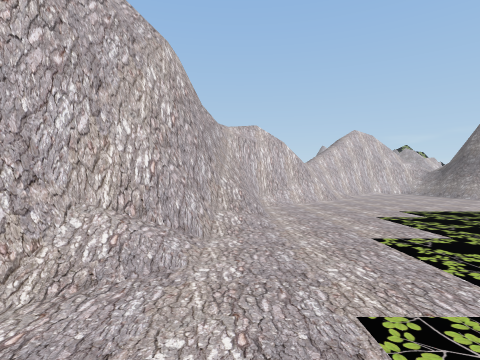
[1] (above)

24 first-person views from a walk through a Unity game level. The camera is 1.4 m above the floor, looks level and sees 80° across. The floor is counted in squares, 2 m on a side. Each view is taken from the middle of a square. On the plan, view 1 faces up. The plan holds only what a view shows up to about 10 squares ahead; the rest is blank. The place goes on beyond the plan.

[2]
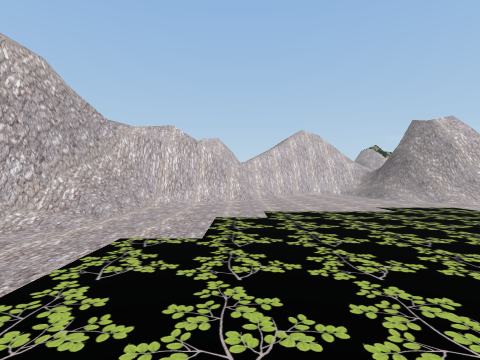

[3]
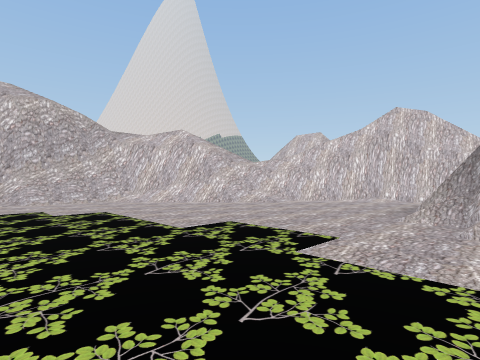

[4]
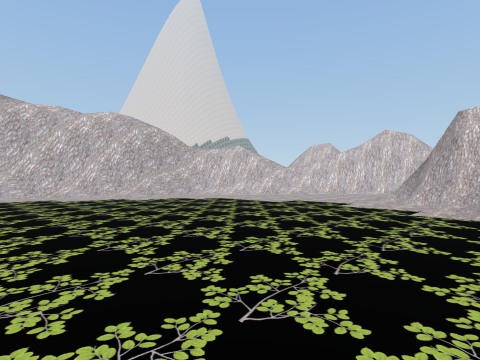

[5]
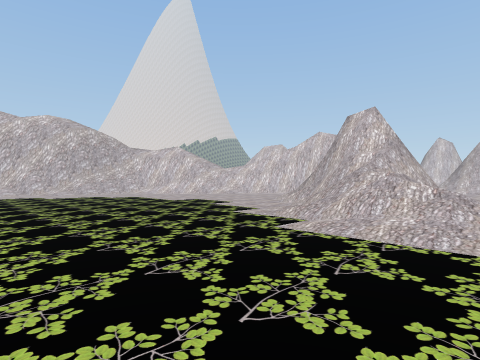

[6]
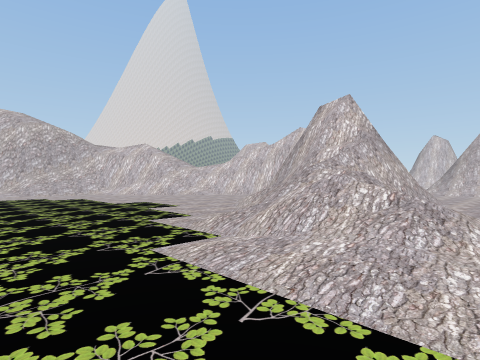

[7]
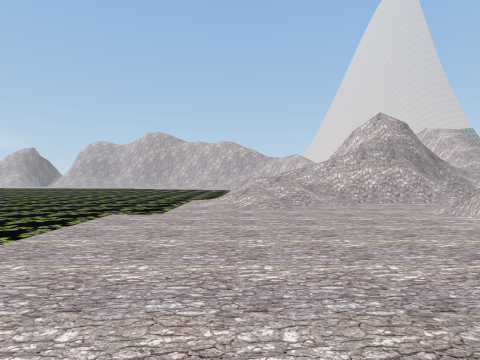

[8]
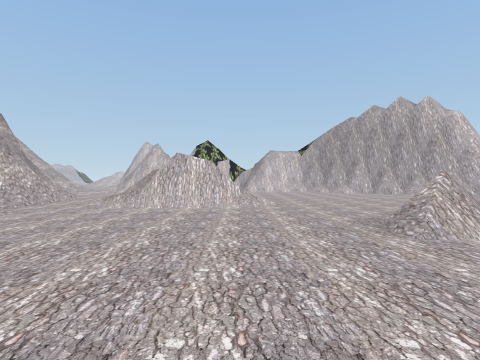

[9]
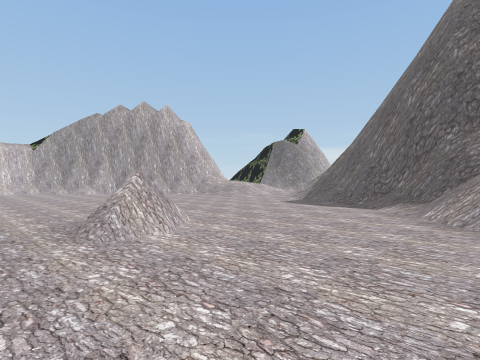

[10]
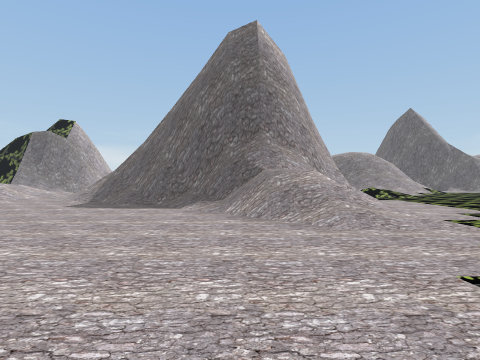

[11]
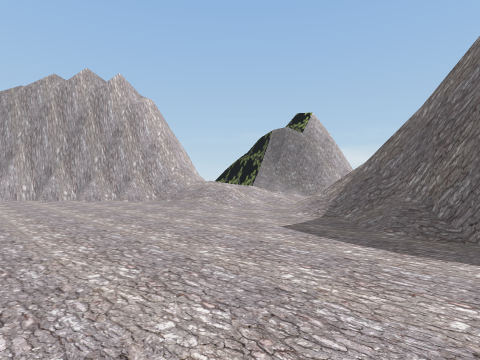

[12]
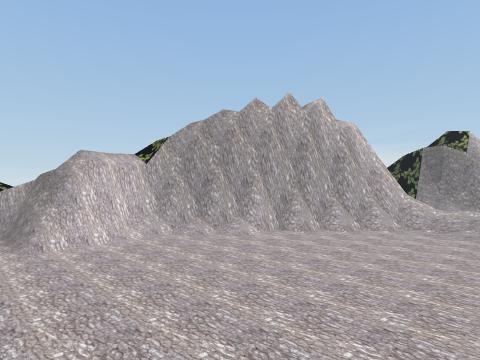

[13]
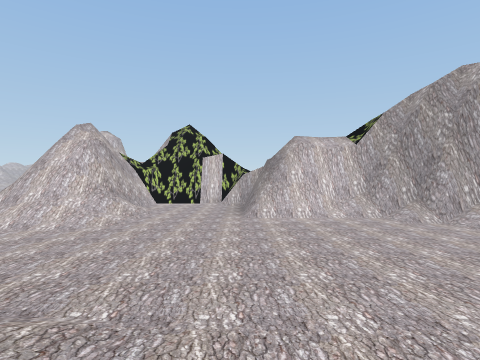

[14]
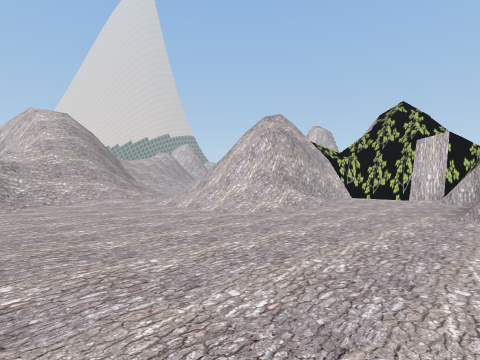

[15]
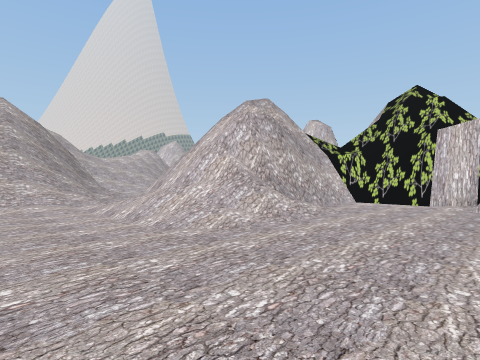

[16]
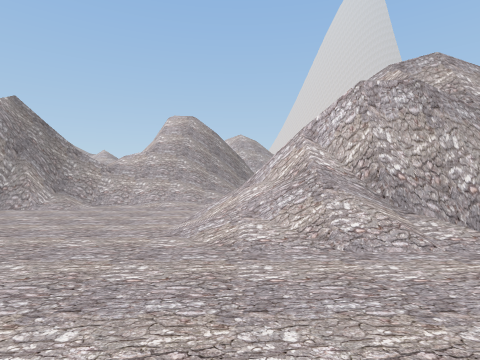

[17]
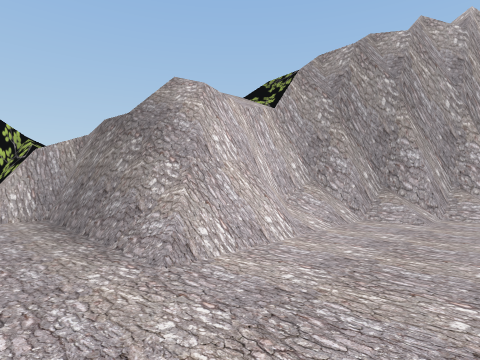

[18]
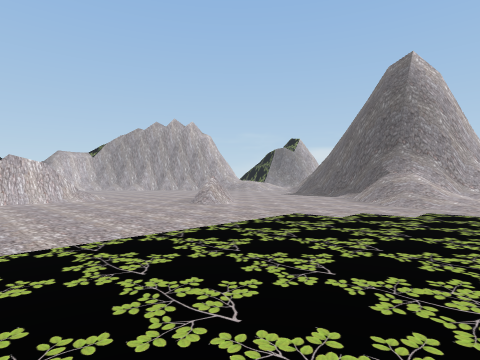

[19]
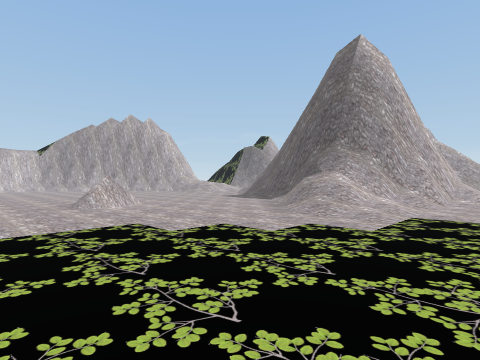

[20]
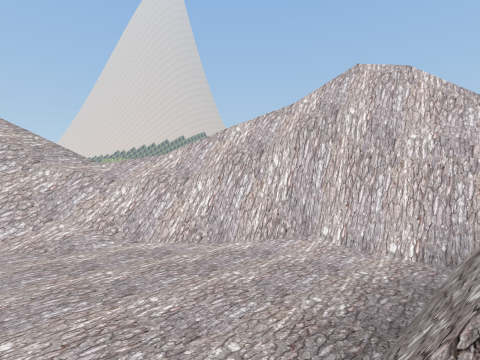

[21]
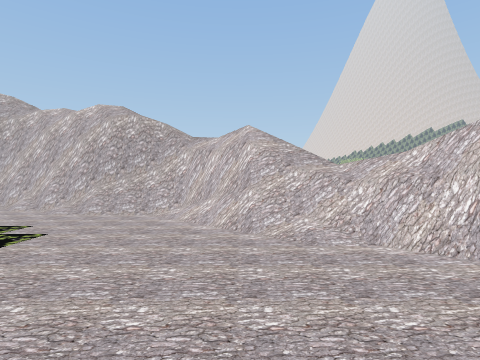

[22]
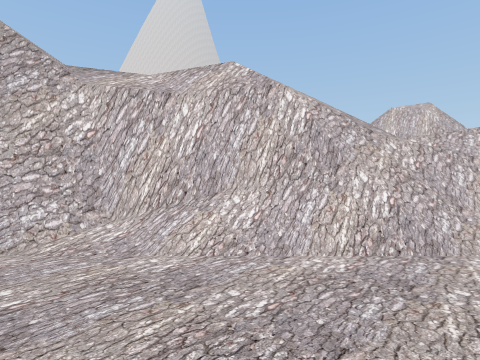

[23]
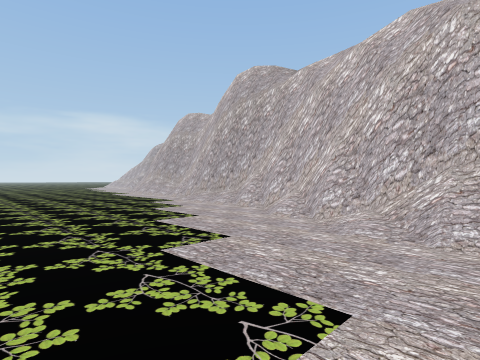

[24]
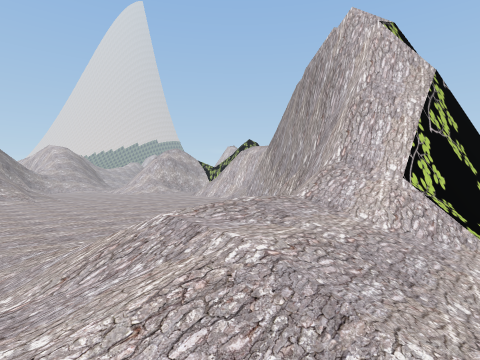

### Floor plan
Key: @ floor where view 1 was taken; # wall or solid block; . floor; / step, stairs or slope; = window, fence, low wall or low ledge; ^ raised ledge; v drop or lower ground.
Columns run from 3 left of view 1 to 32 right of it. Each row starts with its distance up from view 1.
 25                  ######
 24                 ###...#v
 23                 # #...##=//^
 22                 v/v/..##vvv#
 21                  /v/..=#####
 20             //  =/=/....=..##
 19            #=///=///........##
 18     v     =#=//.///..........##
 17     #      #=///.............###  #
 16           v==//...............#####/
 15          ###v/=/...............=##=/
 14       ==#####/##../////.........///.
 13       //#...#####.     /........////
 12      //=....## ##.// ///........////
 11     //=/....#####../##=/.........///
 10    //##...../####................/
  9   //#/......./#///............../=
  8   /#/.........////.......=......##
  7   v#........../////.....==......##
  6   ##...........////............###
  5   ##............///.........../#
  4   #..........................=##
  3  ##.........................//##
  2  #/........................///=##
  1  #..........................///####
  0 ##.@............................///
 -1 #/.....   ........    ...... .....

Positions as (right, up) in squares from view 1, and headings:
1: (0, 0), facing up
2: (3, 0), facing up
3: (10, 4), facing up-left
4: (12, -1), facing up-left
5: (15, 1), facing up-left
6: (15, 3), facing up-left
7: (22, 6), facing left
8: (19, 3), facing up
9: (20, 3), facing up-right
10: (20, 4), facing right
11: (24, 6), facing up-right
12: (18, 12), facing up-right
13: (19, 12), facing up
14: (20, 14), facing up-left
15: (19, 16), facing up-left
16: (19, 19), facing left
17: (18, 18), facing up-right
18: (16, 0), facing up-right
19: (19, -1), facing up-right
20: (9, 10), facing up-left
21: (9, 10), facing left
22: (4, 7), facing up-left
23: (4, 6), facing down-left
24: (32, 11), facing up-left
